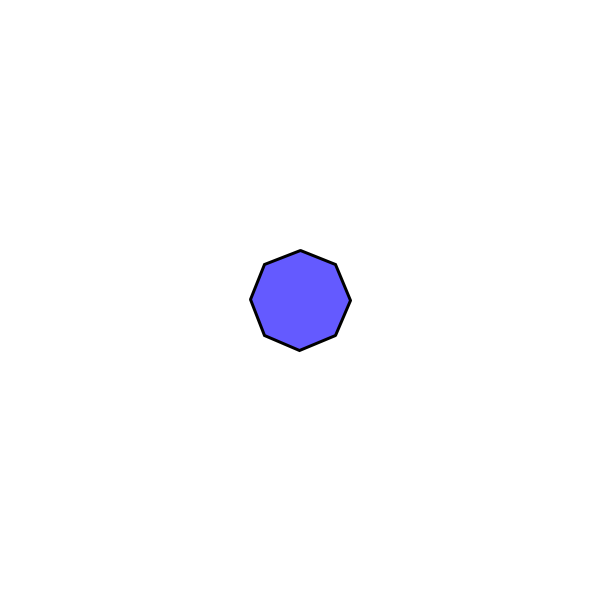
Frame 1 (no input)
Frame 60 (the mouse pressed at the canvas centre just before this capture): identical to frame 1, image omitted
Frame 120 (the mouse held since frame 60 and released just before this capture): identical to frame 1, image omitted

The Processing sketch that drew this single still picture (run headless with seeded random() and noise(); from frame 60 on, the mouse is pressed at the canvas centre):

// Processing sketch: processing_127456
// ── processing_127456.pde

/**
 This is a simple program for drawing regular convex polygons.
 
 We use a for loop and a little trigonometry to draw the various polygons.
 
 C. Andrews
 2014-01-8
 **/


int numSides = 8; // change this for different polygons
float radius = 50; // change this to change the size of the polygon
float angle = TWO_PI / numSides; // the angle of one "slice" of the circle


void setup() {
  size(600, 600); 
  strokeWeight(3);
}


void draw() {
  background(255);
  fill(100, 90, 255);

  // move the the center of the canvas so we can draw around (0,0)
  translate(width/2, height/2);

  // We can specify arbitrary shapes by using beginShape() and endShape()
  // any call to vertex() between those two will be added as the next point
  // in the shape.
  beginShape();
  for (int i = 0; i <= numSides; i++) {
    float x = cos(i*angle) * radius;
    float y = sin(i*angle) * radius;
    vertex(x, y);
  }
  endShape();
}
